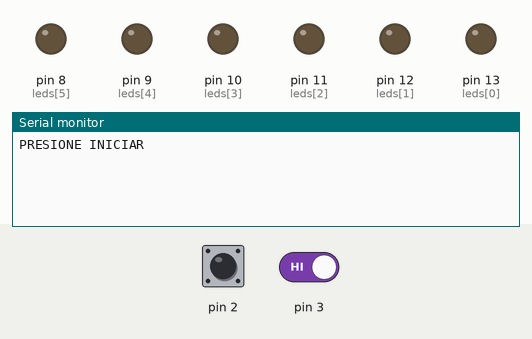
Recording of a sketch running on a simulated Arduino Uno, built with avr-gcc and run on an emulated ATmega328P. Shown: output pins drawn as LEDs (lit = HIGH), the last lines printed to the serial monitor. The inputs (shaded band) are chosen by the test bench; at power-on: pin 2 HIGH, pin 3 HIGH.

Above: at 1.2 s.
1.3 s: pin 2 driven LOW
At 1.39 s:
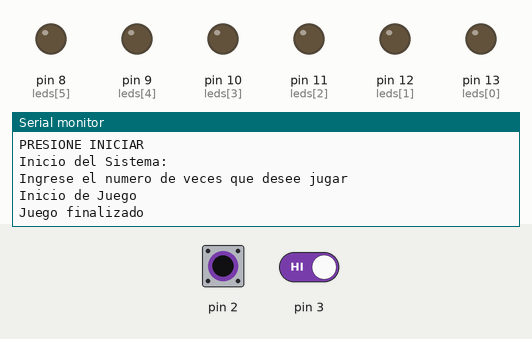
2.8 s: pin 2 driven HIGH and pin 3 driven LOW
At 3.4 s:
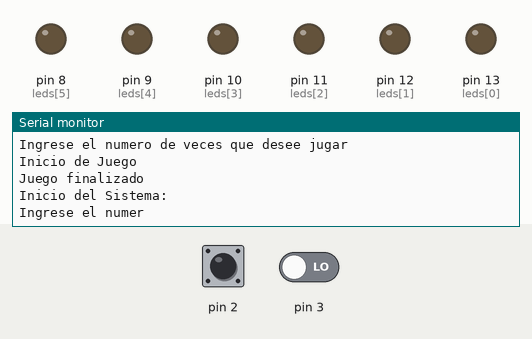
4.3 s: pin 3 driven HIGH
At 5.3 s:
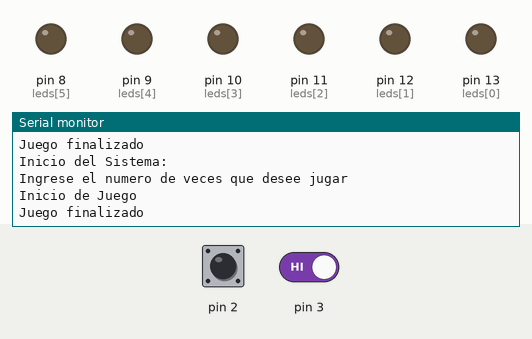
5.8 s: pin 2 driven LOW
At 5.99 s:
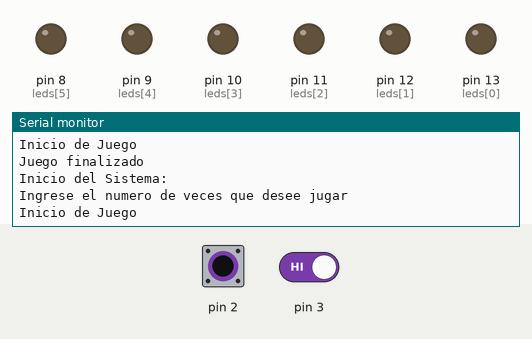

The sketch:

Martinez_Juan_DEBER_4.2_SE.ino
```cpp
/*
 * DEBER 4.2: PEREFERICOS ESPCIALES
 * OBJETIVO: Se va activar un juego de leds por medio de la interrupcion cero y la eleccion de numero de veces que querramos jugar
 * se realizara con la otra interrupcion (uno) MODIFICIAR EL EJERCICIO EN CLASE
 * NOMBRE: Juan Diego Martínez
 */
const int leds[6]={13,12,11,10,9,8};    // vector de leds del juego
  int on;                               // contador de la interrupcion 0
  int cont;                             // contador para los leds
  int i;                                // Variable de conteo
  int j=0;                              // Variable de conteo
void setup() {
  for(i=0;i<6;i++)                      // delcaracion del modo de los leds
  {
    pinMode(leds[i], OUTPUT);           // leds de salida
  }
  i=0;
  Serial.begin(9600);                   // inicio de la comunicacion serial
  attachInterrupt(0,activacion,LOW);    // creacion de la interrupcion de activacion
  attachInterrupt(1,contador,LOW);      // creacion de la interrupcion de contador encendido de los leds
  Serial.println("PRESIONE INICIAR ");
}

void loop() {
  if(on==2)                           // condicional para encendido de leds
  {
    for(;i<cont;i++)                  // ciclo para el encendido de los ldes
    {
      for(j=0;j<6;j++)                //Recorrido para los leds
      {
        digitalWrite(leds[j],HIGH);   // encendido de leds
        delay(200);
        digitalWrite(leds[j],LOW);    // apagado de leds
        delay(200);
      }
    }
  }
}
void activacion(){                                // creacion de metodo de activacion
  switch(on)
  {
    case 0:                                       // caso de inicio
    Serial.println("Inicio del Sistema: ");
    Serial.println("Ingrese el numero de veces que desee jugar");
    on++;
    break;
    case 1:                                       // caso para contador de encendido de leds
    Serial.println("Inicio de Juego");
    on++;
    break;
    case 2:                                       // caso de fin del juego
    Serial.println("Juego finalizado");
    cont=0;                                       // reinicio de variables
    on=0;
    i=0;
    break;
  }
}
void contador(){                                  // metodo de recolecion e impresion del encendido de leds
  if(on==1)
  {
    cont++;                                       // contador de veces a jugar
    Serial.println(String("Juega ")+String(cont)+String(" veces")); // empresion de mensaje y variables
  }
}
```

Measured:
- after the input at 1.3 s, the serial monitor: prints a new line at once (image 1)
- after the input at 4.3 s, the serial monitor: prints a new line at once (image 3)
- after the input at 5.8 s, the serial monitor: prints a new line at once (image 4)
